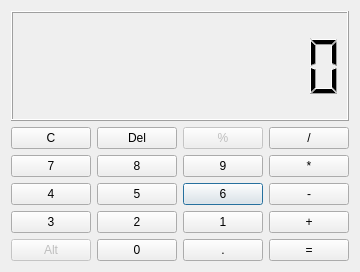
<?xml version="1.0" encoding="UTF-8"?>
<ui version="4.0">
 <class>Dialog</class>
 <widget class="QDialog" name="Dialog">
  <property name="geometry">
   <rect>
    <x>0</x>
    <y>0</y>
    <width>338</width>
    <height>272</height>
   </rect>
  </property>
  <property name="windowTitle">
   <string>Calculator</string>
  </property>
  <layout class="QVBoxLayout" name="verticalLayout_2">
   <item>
    <layout class="QVBoxLayout" name="verticalLayout">
     <property name="bottomMargin">
      <number>0</number>
     </property>
     <item>
      <widget class="QLCDNumber" name="lcdNumber">
       <property name="sizePolicy">
        <sizepolicy hsizetype="Minimum" vsizetype="Minimum">
         <horstretch>0</horstretch>
         <verstretch>0</verstretch>
        </sizepolicy>
       </property>
       <property name="minimumSize">
        <size>
         <width>0</width>
         <height>100</height>
        </size>
       </property>
       <property name="maximumSize">
        <size>
         <width>16777215</width>
         <height>16777215</height>
        </size>
       </property>
       <property name="smallDecimalPoint">
        <bool>false</bool>
       </property>
       <property name="digitCount">
        <number>10</number>
       </property>
       <property name="value" stdset="0">
        <double>0.000000000000000</double>
       </property>
       <property name="intValue" stdset="0">
        <number>0</number>
       </property>
      </widget>
     </item>
    </layout>
   </item>
   <item>
    <layout class="QGridLayout" name="gridLayout">
     <item row="2" column="2">
      <widget class="QPushButton" name="pushButton_6">
       <property name="sizePolicy">
        <sizepolicy hsizetype="Minimum" vsizetype="Minimum">
         <horstretch>0</horstretch>
         <verstretch>0</verstretch>
        </sizepolicy>
       </property>
       <property name="text">
        <string>6</string>
       </property>
      </widget>
     </item>
     <item row="1" column="1">
      <widget class="QPushButton" name="pushButton_8">
       <property name="sizePolicy">
        <sizepolicy hsizetype="Minimum" vsizetype="Minimum">
         <horstretch>0</horstretch>
         <verstretch>0</verstretch>
        </sizepolicy>
       </property>
       <property name="text">
        <string>8</string>
       </property>
      </widget>
     </item>
     <item row="1" column="0">
      <widget class="QPushButton" name="pushButton_7">
       <property name="sizePolicy">
        <sizepolicy hsizetype="Minimum" vsizetype="Minimum">
         <horstretch>0</horstretch>
         <verstretch>0</verstretch>
        </sizepolicy>
       </property>
       <property name="text">
        <string>7</string>
       </property>
      </widget>
     </item>
     <item row="4" column="2">
      <widget class="QPushButton" name="pushButton_Dot">
       <property name="sizePolicy">
        <sizepolicy hsizetype="Minimum" vsizetype="Minimum">
         <horstretch>0</horstretch>
         <verstretch>0</verstretch>
        </sizepolicy>
       </property>
       <property name="text">
        <string>.</string>
       </property>
      </widget>
     </item>
     <item row="1" column="2">
      <widget class="QPushButton" name="pushButton_9">
       <property name="sizePolicy">
        <sizepolicy hsizetype="Minimum" vsizetype="Minimum">
         <horstretch>0</horstretch>
         <verstretch>0</verstretch>
        </sizepolicy>
       </property>
       <property name="text">
        <string>9</string>
       </property>
      </widget>
     </item>
     <item row="3" column="2">
      <widget class="QPushButton" name="pushButton_1">
       <property name="sizePolicy">
        <sizepolicy hsizetype="Minimum" vsizetype="Minimum">
         <horstretch>0</horstretch>
         <verstretch>0</verstretch>
        </sizepolicy>
       </property>
       <property name="text">
        <string>1</string>
       </property>
      </widget>
     </item>
     <item row="4" column="0">
      <widget class="QPushButton" name="pushButton_Alt">
       <property name="enabled">
        <bool>false</bool>
       </property>
       <property name="sizePolicy">
        <sizepolicy hsizetype="Minimum" vsizetype="Minimum">
         <horstretch>0</horstretch>
         <verstretch>0</verstretch>
        </sizepolicy>
       </property>
       <property name="text">
        <string>Alt</string>
       </property>
      </widget>
     </item>
     <item row="4" column="1">
      <widget class="QPushButton" name="pushButton_0">
       <property name="sizePolicy">
        <sizepolicy hsizetype="Minimum" vsizetype="Minimum">
         <horstretch>0</horstretch>
         <verstretch>0</verstretch>
        </sizepolicy>
       </property>
       <property name="text">
        <string>0</string>
       </property>
      </widget>
     </item>
     <item row="2" column="1">
      <widget class="QPushButton" name="pushButton_5">
       <property name="sizePolicy">
        <sizepolicy hsizetype="Minimum" vsizetype="Minimum">
         <horstretch>0</horstretch>
         <verstretch>0</verstretch>
        </sizepolicy>
       </property>
       <property name="text">
        <string>5</string>
       </property>
      </widget>
     </item>
     <item row="0" column="0">
      <widget class="QPushButton" name="pushButton_Clr">
       <property name="sizePolicy">
        <sizepolicy hsizetype="Minimum" vsizetype="Minimum">
         <horstretch>0</horstretch>
         <verstretch>0</verstretch>
        </sizepolicy>
       </property>
       <property name="text">
        <string>C</string>
       </property>
      </widget>
     </item>
     <item row="0" column="1">
      <widget class="QPushButton" name="pushButton_Del">
       <property name="sizePolicy">
        <sizepolicy hsizetype="Minimum" vsizetype="Minimum">
         <horstretch>0</horstretch>
         <verstretch>0</verstretch>
        </sizepolicy>
       </property>
       <property name="text">
        <string>Del</string>
       </property>
      </widget>
     </item>
     <item row="2" column="0">
      <widget class="QPushButton" name="pushButton_4">
       <property name="sizePolicy">
        <sizepolicy hsizetype="Minimum" vsizetype="Minimum">
         <horstretch>0</horstretch>
         <verstretch>0</verstretch>
        </sizepolicy>
       </property>
       <property name="text">
        <string>4</string>
       </property>
      </widget>
     </item>
     <item row="3" column="0">
      <widget class="QPushButton" name="pushButton_3">
       <property name="sizePolicy">
        <sizepolicy hsizetype="Minimum" vsizetype="Minimum">
         <horstretch>0</horstretch>
         <verstretch>0</verstretch>
        </sizepolicy>
       </property>
       <property name="text">
        <string>3</string>
       </property>
      </widget>
     </item>
     <item row="3" column="1">
      <widget class="QPushButton" name="pushButton_2">
       <property name="sizePolicy">
        <sizepolicy hsizetype="Minimum" vsizetype="Minimum">
         <horstretch>0</horstretch>
         <verstretch>0</verstretch>
        </sizepolicy>
       </property>
       <property name="text">
        <string>2</string>
       </property>
      </widget>
     </item>
     <item row="0" column="2">
      <widget class="QPushButton" name="pushButton_Per">
       <property name="enabled">
        <bool>false</bool>
       </property>
       <property name="sizePolicy">
        <sizepolicy hsizetype="Minimum" vsizetype="Minimum">
         <horstretch>0</horstretch>
         <verstretch>0</verstretch>
        </sizepolicy>
       </property>
       <property name="text">
        <string>%</string>
       </property>
      </widget>
     </item>
     <item row="0" column="3">
      <widget class="QPushButton" name="pushButton_Div">
       <property name="sizePolicy">
        <sizepolicy hsizetype="Minimum" vsizetype="Minimum">
         <horstretch>0</horstretch>
         <verstretch>0</verstretch>
        </sizepolicy>
       </property>
       <property name="text">
        <string>/</string>
       </property>
      </widget>
     </item>
     <item row="1" column="3">
      <widget class="QPushButton" name="pushButton_Tim">
       <property name="sizePolicy">
        <sizepolicy hsizetype="Minimum" vsizetype="Minimum">
         <horstretch>0</horstretch>
         <verstretch>0</verstretch>
        </sizepolicy>
       </property>
       <property name="text">
        <string>*</string>
       </property>
      </widget>
     </item>
     <item row="2" column="3">
      <widget class="QPushButton" name="pushButton_Min">
       <property name="sizePolicy">
        <sizepolicy hsizetype="Minimum" vsizetype="Minimum">
         <horstretch>0</horstretch>
         <verstretch>0</verstretch>
        </sizepolicy>
       </property>
       <property name="text">
        <string>-</string>
       </property>
      </widget>
     </item>
     <item row="3" column="3">
      <widget class="QPushButton" name="pushButton_Plu">
       <property name="sizePolicy">
        <sizepolicy hsizetype="Minimum" vsizetype="Minimum">
         <horstretch>0</horstretch>
         <verstretch>0</verstretch>
        </sizepolicy>
       </property>
       <property name="text">
        <string>+</string>
       </property>
      </widget>
     </item>
     <item row="4" column="3">
      <widget class="QPushButton" name="pushButton_Eql">
       <property name="sizePolicy">
        <sizepolicy hsizetype="Minimum" vsizetype="Minimum">
         <horstretch>0</horstretch>
         <verstretch>0</verstretch>
        </sizepolicy>
       </property>
       <property name="text">
        <string>=</string>
       </property>
      </widget>
     </item>
    </layout>
   </item>
  </layout>
 </widget>
 <resources/>
 <connections/>
</ui>
